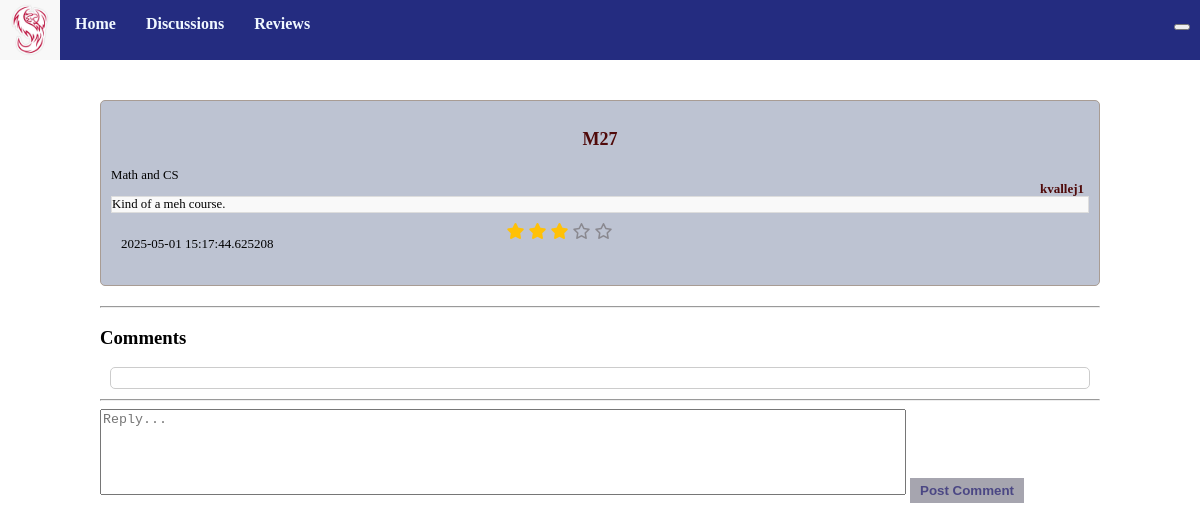
The page /review/5 on the database as committed earlier.
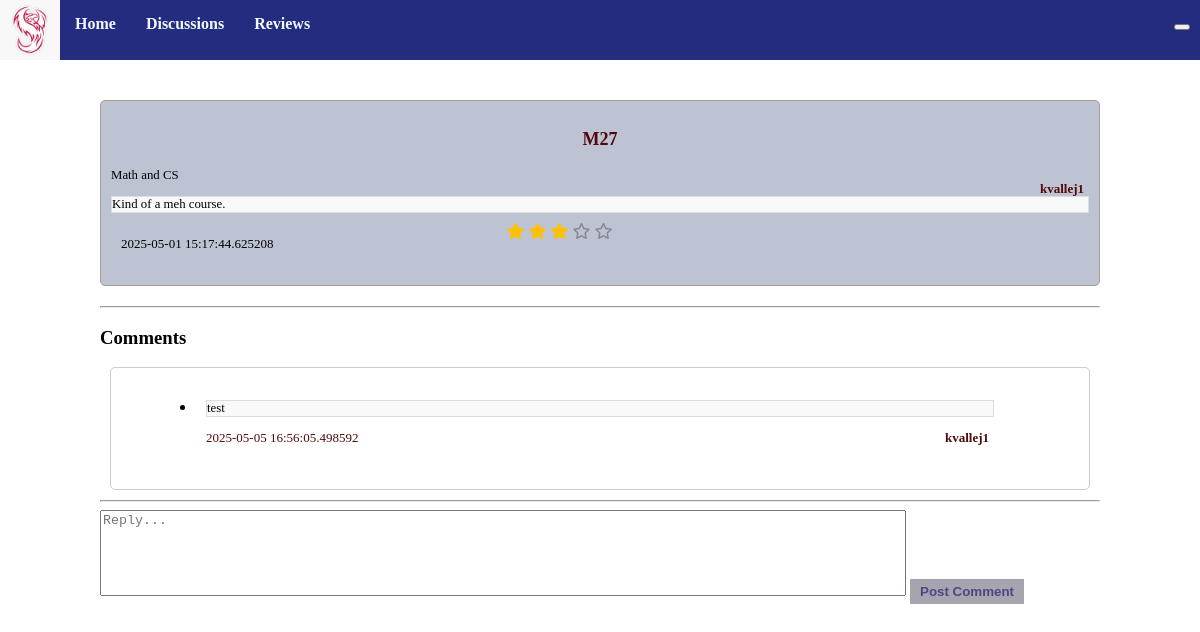
The same page on the database as committed later.
### models.py (models this page shows)
class Comment(db.Model):
     id = db.Column(db.Integer, primary_key=True)
     discussion_id = db.Column(db.Integer, db.ForeignKey('discussion.id'))
     review_id = db.Column(db.Integer, db.ForeignKey('review.id'))
     content = db.Column(db.Text, nullable=False)
     created_at = db.Column(db.DateTime, default=db.func.current_timestamp())
     author = db.Column(db.Text, nullable=False)

### app.py (the view)
@app.route('/review/<int:review_id>')
def rev_posts(review_id):
    review = Review.query.get_or_404(review_id) # returns a 404 error if get fails
    review = db.session.query(Review).get(review_id)
    return render_template('rev_posts.html', review=review)

### templates/rev_posts.html (shortened to what this page needs)
{% extends "base.html" %}
{% block head %}
{{ super() }}
<link rel="stylesheet" href="https://cdnjs.cloudflare.com/ajax/libs/font-awesome/6.7.2/css/all.min.css">
{% endblock %}
{%block content %}
<div class="specificpost">
    <div class="whereithappens">
        <div id="header">
            <p id="title">{{review.title}}</p1>
            <p id="author">{{review.author}}</p>
            <p id="major">{{review.major}}</p>
            <p id="content">{{review.content}}</p>
        </div>
        <div id="information">
            <p id="created_at">{{review.created_at}}</p>
            <div class="stars">
                {% for _ in range(review.rating|int) %}
                <i class="fa-solid fa-star" style="color: #ffc107"></i>
                {% endfor %}
                {% for _ in range(5 - review.rating|int) %}
                <i class="fa-regular fa-star" style="color: #5d565689"></i>
                {% endfor %}
            </div>
        </div>
    </div>
    <hr>
    <h3>Comments</h3>
    <ul class="list-group">
        {% for comment in review.comments %}
        <li class="list-group-item">
            <p id="comcont">{{ comment.content }}</p>
            <p id="comauth">{{ comment.author }}</p>
            <p id="comcrea">{{ comment.created_at }}</p>
        </li>
        {% endfor %}
    </ul>
    <hr>
    <form action="{{ url_for('review_comment', review_id=review.id) }}" method="post" class="mt-3">
        <textarea id="commentbox" name="comment" class="form-control mb-2" placeholder="Reply..." required></textarea>
        <button type="submit" class="btn btn-secondary">Post Comment</button>
    </form>
</div>
{% endblock %}

Rows that differ between the two databases and show on the page:
added Comment: content "test", author "kvallej1", created_at "2025-05-05 16:56:05.498592"
